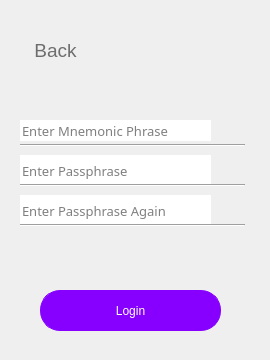
     <widget class="QWidget" name="page_4">
      <widget class="QWidget" name="importMnemForm" native="true">
       <property name="geometry">
        <rect>
         <x>0</x>
         <y>30</y>
         <width>261</width>
         <height>321</height>
        </rect>
       </property>
       <widget class="QPushButton" name="login_mnem">
        <property name="geometry">
         <rect>
          <x>40</x>
          <y>260</y>
          <width>181</width>
          <height>41</height>
         </rect>
        </property>
        <property name="font">
         <font>
          <family>Arial</family>
          <pointsize>9</pointsize>
          <weight>9</weight>
          <italic>false</italic>
          <bold>false</bold>
         </font>
        </property>
        <property name="cursor">
         <cursorShape>PointingHandCursor</cursorShape>
        </property>
        <property name="focusPolicy">
         <enum>Qt::NoFocus</enum>
        </property>
        <property name="styleSheet">
         <string notr="true">border-width: 1px;
border-color: rgb(135, 0, 255);
background-color: rgb(135, 0, 255);
font: 75 9pt &quot;Arial&quot;;
color: rgb(255, 255, 255);
border-radius:20px;
border-style:solid; 
</string>
        </property>
        <property name="text">
         <string>Login</string>
        </property>
        <property name="flat">
         <bool>true</bool>
        </property>
       </widget>
       <widget class="QToolButton" name="back_to_import_6">
        <property name="geometry">
         <rect>
          <x>10</x>
          <y>0</y>
          <width>91</width>
          <height>41</height>
         </rect>
        </property>
        <property name="font">
         <font>
          <family>Arial</family>
          <pointsize>14</pointsize>
          <weight>50</weight>
          <italic>false</italic>
          <bold>false</bold>
         </font>
        </property>
        <property name="focusPolicy">
         <enum>Qt::NoFocus</enum>
        </property>
        <property name="styleSheet">
         <string notr="true">border:0px;
color: rgb(109, 109, 109);
font: 14pt &quot;Arial&quot;;
</string>
        </property>
        <property name="text">
         <string>Back</string>
        </property>
        <property name="icon">
         <iconset resource="pic.qrc">
          <normaloff>:/pic/walletback.png</normaloff>:/pic/walletback.png</iconset>
        </property>
        <property name="iconSize">
         <size>
          <width>200</width>
          <height>200</height>
         </size>
        </property>
        <property name="popupMode">
         <enum>QToolButton::DelayedPopup</enum>
        </property>
        <property name="toolButtonStyle">
         <enum>Qt::ToolButtonTextBesideIcon</enum>
        </property>
        <property name="autoRaise">
         <bool>true</bool>
        </property>
       </widget>
       <widget class="QLineEdit" name="lineEdit_15">
        <property name="geometry">
         <rect>
          <x>20</x>
          <y>125</y>
          <width>191</width>
          <height>31</height>
         </rect>
        </property>
        <property name="font">
         <font>
          <family>微软雅黑</family>
          <pointsize>10</pointsize>
         </font>
        </property>
        <property name="mouseTracking">
         <bool>false</bool>
        </property>
        <property name="focusPolicy">
         <enum>Qt::StrongFocus</enum>
        </property>
        <property name="toolTip">
         <string/>
        </property>
        <property name="statusTip">
         <string/>
        </property>
        <property name="whatsThis">
         <string/>
        </property>
        <property name="accessibleName">
         <string/>
        </property>
        <property name="accessibleDescription">
         <string/>
        </property>
        <property name="styleSheet">
         <string notr="true">
QLineEdit[echoMode=&quot;2&quot;] {
    lineedit-password-character:42;
}
</string>
        </property>
        <property name="maxLength">
         <number>20</number>
        </property>
        <property name="frame">
         <bool>false</bool>
        </property>
        <property name="echoMode">
         <enum>QLineEdit::Password</enum>
        </property>
        <property name="placeholderText">
         <string>Enter Passphrase</string>
        </property>
       </widget>
       <widget class="QLineEdit" name="lineEdit_16">
        <property name="geometry">
         <rect>
          <x>20</x>
          <y>165</y>
          <width>191</width>
          <height>31</height>
         </rect>
        </property>
        <property name="font">
         <font>
          <family>微软雅黑</family>
          <pointsize>10</pointsize>
         </font>
        </property>
        <property name="mouseTracking">
         <bool>false</bool>
        </property>
        <property name="focusPolicy">
         <enum>Qt::StrongFocus</enum>
        </property>
        <property name="styleSheet">
         <string notr="true">QLineEdit[echoMode=&quot;2&quot;] {
    lineedit-password-character: 42;
}</string>
        </property>
        <property name="maxLength">
         <number>20</number>
        </property>
        <property name="frame">
         <bool>false</bool>
        </property>
        <property name="echoMode">
         <enum>QLineEdit::Password</enum>
        </property>
        <property name="placeholderText">
         <string>Enter Passphrase Again</string>
        </property>
       </widget>
       <widget class="Line" name="line_44">
        <property name="geometry">
         <rect>
          <x>20</x>
          <y>150</y>
          <width>225</width>
          <height>10</height>
         </rect>
        </property>
        <property name="orientation">
         <enum>Qt::Horizontal</enum>
        </property>
       </widget>
       <widget class="Line" name="line_45">
        <property name="geometry">
         <rect>
          <x>20</x>
          <y>190</y>
          <width>225</width>
          <height>10</height>
         </rect>
        </property>
        <property name="orientation">
         <enum>Qt::Horizontal</enum>
        </property>
       </widget>
       <widget class="QPushButton" name="turn2visible1_6">
        <property name="geometry">
         <rect>
          <x>220</x>
          <y>125</y>
          <width>31</width>
          <height>21</height>
         </rect>
        </property>
        <property name="font">
         <font>
          <family>Arial</family>
         </font>
        </property>
        <property name="cursor">
         <cursorShape>PointingHandCursor</cursorShape>
        </property>
        <property name="focusPolicy">
         <enum>Qt::NoFocus</enum>
        </property>
        <property name="autoFillBackground">
         <bool>false</bool>
        </property>
        <property name="styleSheet">
         <string notr="true">border:0px;</string>
        </property>
        <property name="text">
         <string/>
        </property>
        <property name="icon">
         <iconset resource="pic.qrc">
          <normaloff>:/pic/02.png</normaloff>:/pic/02.png</iconset>
        </property>
        <property name="iconSize">
         <size>
          <width>40</width>
          <height>40</height>
         </size>
        </property>
        <property name="flat">
         <bool>true</bool>
        </property>
       </widget>
       <widget class="QPushButton" name="turn2visible2_4">
        <property name="geometry">
         <rect>
          <x>220</x>
          <y>165</y>
          <width>31</width>
          <height>21</height>
         </rect>
        </property>
        <property name="cursor">
         <cursorShape>PointingHandCursor</cursorShape>
        </property>
        <property name="focusPolicy">
         <enum>Qt::NoFocus</enum>
        </property>
        <property name="autoFillBackground">
         <bool>false</bool>
        </property>
        <property name="styleSheet">
         <string notr="true">border:0px;</string>
        </property>
        <property name="text">
         <string/>
        </property>
        <property name="icon">
         <iconset resource="pic.qrc">
          <normaloff>:/pic/02.png</normaloff>:/pic/02.png</iconset>
        </property>
        <property name="iconSize">
         <size>
          <width>40</width>
          <height>40</height>
         </size>
        </property>
        <property name="flat">
         <bool>true</bool>
        </property>
       </widget>
       <widget class="Line" name="line_46">
        <property name="geometry">
         <rect>
          <x>20</x>
          <y>110</y>
          <width>225</width>
          <height>10</height>
         </rect>
        </property>
        <property name="orientation">
         <enum>Qt::Horizontal</enum>
        </property>
       </widget>
       <widget class="QLineEdit" name="lineEdit_17">
        <property name="geometry">
         <rect>
          <x>20</x>
          <y>90</y>
          <width>191</width>
          <height>21</height>
         </rect>
        </property>
        <property name="font">
         <font>
          <family>微软雅黑</family>
          <pointsize>10</pointsize>
         </font>
        </property>
        <property name="mouseTracking">
         <bool>false</bool>
        </property>
        <property name="focusPolicy">
         <enum>Qt::StrongFocus</enum>
        </property>
        <property name="toolTip">
         <string/>
        </property>
        <property name="statusTip">
         <string/>
        </property>
        <property name="whatsThis">
         <string/>
        </property>
        <property name="accessibleName">
         <string/>
        </property>
        <property name="accessibleDescription">
         <string/>
        </property>
        <property name="styleSheet">
         <string notr="true">
QLineEdit[echoMode=&quot;2&quot;] {
    lineedit-password-character:42;
}
</string>
        </property>
        <property name="frame">
         <bool>false</bool>
        </property>
        <property name="echoMode">
         <enum>QLineEdit::Password</enum>
        </property>
        <property name="placeholderText">
         <string>Enter Mnemonic Phrase</string>
        </property>
       </widget>
       <widget class="QPushButton" name="turn2visible1_7">
        <property name="geometry">
         <rect>
          <x>220</x>
          <y>90</y>
          <width>31</width>
          <height>21</height>
         </rect>
        </property>
        <property name="font">
         <font>
          <family>Arial</family>
         </font>
        </property>
        <property name="cursor">
         <cursorShape>PointingHandCursor</cursorShape>
        </property>
        <property name="focusPolicy">
         <enum>Qt::NoFocus</enum>
        </property>
        <property name="autoFillBackground">
         <bool>false</bool>
        </property>
        <property name="styleSheet">
         <string notr="true">border:0px;</string>
        </property>
        <property name="text">
         <string/>
        </property>
        <property name="icon">
         <iconset resource="pic.qrc">
          <normaloff>:/pic/02.png</normaloff>:/pic/02.png</iconset>
        </property>
        <property name="iconSize">
         <size>
          <width>40</width>
          <height>40</height>
         </size>
        </property>
        <property name="flat">
         <bool>true</bool>
        </property>
       </widget>
      </widget>
     </widget>
